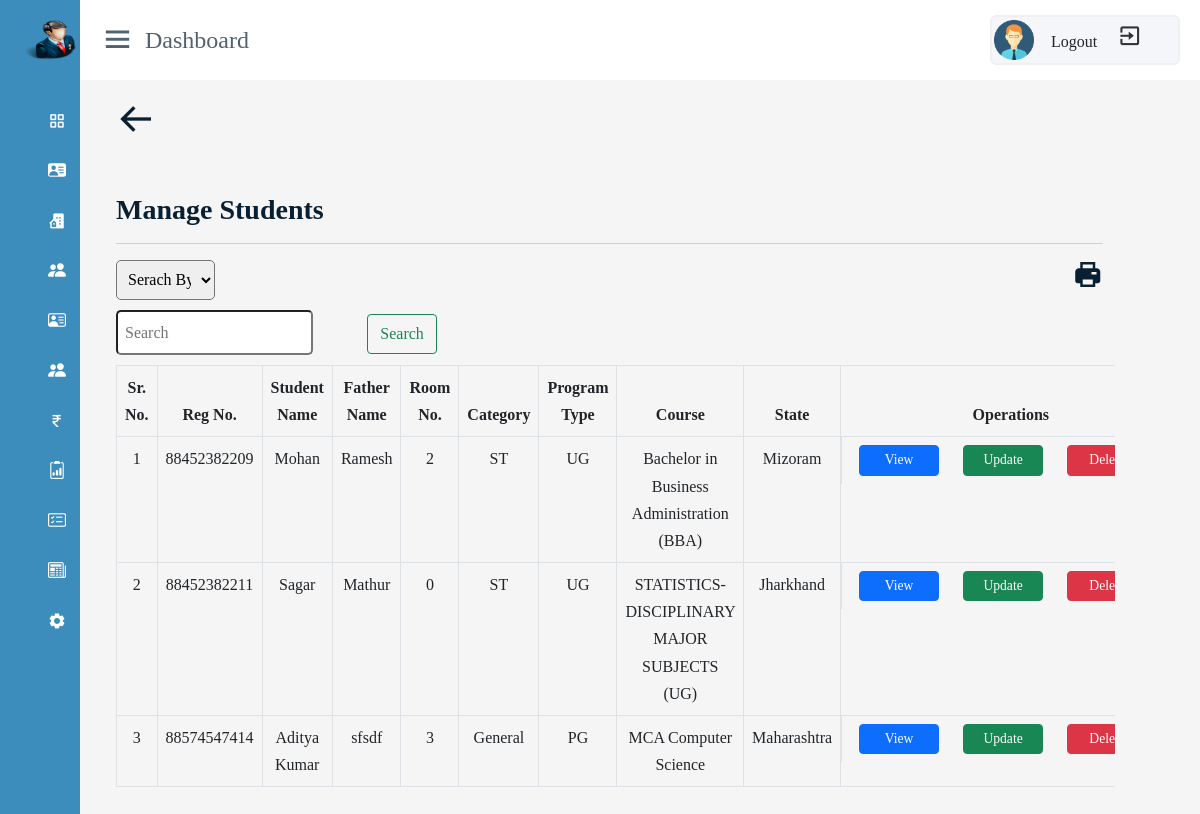
/admin/manage_student.php (signed in), run on the app's committed database.
### tables this page shows
CREATE TABLE `studentregistration` (
  `room_no` int(11) NOT NULL,
  `stay_from` date NOT NULL,
  `duration` varchar(225) NOT NULL,
  `std_img` varchar(400) NOT NULL,
  `program_type` varchar(225) NOT NULL,
  `course` varchar(225) NOT NULL,
  `semester` int(11) NOT NULL,
  `registration_no` varchar(225) NOT NULL,
  `name` varchar(225) NOT NULL,
  `fname` varchar(225) NOT NULL,
  `mname` varchar(225) NOT NULL,
  `dob` date NOT NULL,
  `category` varchar(225) NOT NULL,
  `religion` varchar(225) NOT NULL,
  `blood_group` varchar(225) NOT NULL,
  `physical_disable` varchar(10) NOT NULL,
  `contact_no` varchar(225) NOT NULL,
  `email_id` varchar(225) NOT NULL,
  `aadhar_no` varchar(20) NOT NULL,
  `emergency_no` varchar(225) NOT NULL,
  `guardian_name` varchar(225) NOT NULL,
  `guardian_relation` varchar(225) NOT NULL,
  `guardian_contact_no` varchar(225) NOT NULL,
  `address` varchar(225) NOT NULL,
  `city` varchar(225) NOT NULL,
  `state` varchar(225) NOT NULL,
  `pincode` varchar(225) NOT NULL,
  `distance` int(11) NOT NULL,
  `document` varchar(400) NOT NULL,
  `enrollment` varchar(225) NOT NULL DEFAULT 'Not Issued',
  `abc_id` varchar(255) NOT NULL DEFAULT 'Not Issued',
  `admission_no` varchar(255) NOT NULL DEFAULT 'Not Issued'
);

### admin/manage_student.php (the view, shortened to what this page needs)
<!DOCTYPE html>
<html lang="en">
<head>
    <link rel="stylesheet" href="./css/room_register.css">
</head>
<body>
<?php require('./includes/header.php')?>
<?php
if(@$_REQUEST['search']==null && @$_REQUEST['searchfield']==null )
{
    $search =null;
}
else
{
    $searchData = $_REQUEST['search'];
    $searchField = $_REQUEST['searchfield'];
     $search = " WHERE $searchField like '%$searchData%'";
}
?>
<div class="container-fluid">
    <div class="row">
        <div class="col-lg-11 col-12  p-0 ms-3 ">
    <div class="home-content align-items-center ">
    <a href="dashboard.php"><i class='bx bx-arrow-back' style="font-size:40px"></i></a>
    <h3 class="mt-5" style="font-family: Georgia, 'Times New Roman', Times, serif;">Manage Students</h3>
    <hr>
    <a href="../report-generate/printallstudentlist.php"><i class='bx bxs-printer print'></i></a>
    <form action="" method="post">
    <select name="searchfield" class="select1" required>
        <option value="">Serach By</option>
    </select>
    <div class="search-group">
    <input type="text" name="search" class="searchbar" placeholder="Search">
    <button id="button1" class="btn btn-outline-success shadow-none" type="submit">Search</button>
   </div>
</form>
    <?php
        include('includes/db_config.php');
        $query = "SELECT * FROM studentregistration".$search;
        $result = mysqli_query($con, $query);
        if (!$result)
        {
            die("connection failed" . mysqli_error($con));
        }
        else{
            if(!$result)
                {
                    die("connection failed".mysqli_error($conn));
                }
                else
                {
                    echo <<<HTML
                            <div class="row">
                                <div class="table-responsive">
                                    <table class="table table-bordered  table-hover">
                                        <thead>
                                            <tr>
                                                <th class="text-center">Sr. No.</th>
                                                <th class="text-center">Reg No.</th>
                                                <th class="text-center">Student Name</th>
                                                <th class="text-center">Father Name</th>
                                                <th class="text-center">Room No.</th>
                                                <th class="text-center">Category</th>
                                                <th class="text-center">Program Type</th>
                                                <th class="text-center">Course</th>
                                                <th class="text-center">State</th>
                                                <th class="text-center col-4 crud">Operations</th>
                                            </tr>
                                        </thead>
                                        <tbody>
                            HTML;
                            $sr=1;
                            while($row=mysqli_fetch_assoc($result))
                            {
                                ?>
                            <tr>
                                <td class="text-center" data-label="Sr. No."><?php echo $sr?></td>
                                <td class="text-center" data-label="Registration No."><?php echo $row['registration_no']?></td>
                                <td class="text-center" data-label="Name"><?php echo $row['name']?></td>
                                <td class="text-center" data-label="Father Name"><?php echo $row['fname']?></td>
                                <td class="text-center" data-label="Room No"><?php echo $row['room_no']?></td>
                                <td class="text-center" data-label="Category"><?php echo $row['category']?></td>
                                <td class="text-center" data-label="Program Type"><?php echo $row['program_type']?></td>
                                <td class="text-center" data-label="Course"><?php echo $row['course']?></td>
                                <td class="text-center" data-label="State"><?php echo $row['state']?></td>
                                <td class="text-center" data-label="Operations">
                                    <div class="d-flex flex-wrap justify-content-center gap-2">
                                        <a href="user_profile.php?id=<?php echo $row['registration_no']?>" class="btn btn-primary me-3 px-5">View</a>
                                        <a href="updatedetails.php?regno=<?php echo $row['registration_no']?> &roomno=<?php echo $row['room_no']?> &email=<?php echo $row['email_id']?>" class="btn btn-success me-3 px-5">Update</a>
                                        <a href="deletestudent.php?id=<?php echo $row['registration_no']?> &roomno=<?php echo $row['room_no']?> &email=<?php echo $row['email_id']?>" onclick='return checkdelete()' class="btn btn-danger me-3 px-5">Delete</a>
                                    </div>
                                 </td>
                             </tr>
                            <?php
                            $sr++;
                            }
                }
        }
echo '</tbody>';
echo '</table>';
echo '</div>';
echo '</div>';
?>
<?php require('./includes/footer.php')?>
</body>
</html>

### admin/css/room_register.css (style rules this page uses)
* { padding: 0; margin: 0; box-sizing: border-box; }
body { background-color:white; }
.home-content { padding: 100px 20px 20px 20px; }

### admin/css/adminpanel.css (style rules this page uses)
* { margin:0; padding:0; box-sizing: border-box; font-family: 'Poppins',sans-serif; }
body { min-height: 100vh; width: 100%; }
.home-section .home-content { padding-top: 100px; }

### css/styel.css (style rules this page uses)
body { font-family: "Barlow",sans-serif; line-height: 1.7; color:#516171; }
h1,h2,h3,h4,h5,h6 { font-weight: 700 !important; color: #092032; }
a { color: #092032; text-decoration: none; transition: all 0.4s ease; font-weight: 800; }

### css/footer.css (style rules this page uses)
* { text-decoration: none; font-family: poppins; box-sizing: border-box; }
body { margin:0; background-image:linear-gradient(to bottom,white,white); }

### admin/manage_student.php (style rules this page uses)
@media (max-width: 1500px) { td[data-label="Operations"] { display: flex !important; flex-direction: row; justify-content: center; gap: 0.5rem; flex-wrap: wrap; text-align: center; padding: 0.5rem !important; min-width: 340px !important; } }
@media (max-width: 1500px) { td[data-label="Operations"] a { flex: 1 1 auto; min-width: 80px !important; font-size: 0.85rem; padding: 0.25rem 0.5rem !important; } }
.select1 { width: 10%; padding: 7px; position: relative; border-radius: 5px; height: 40px; margin-bottom: 20px; }
.searchbar { width: 20%; padding: 7px; position: relative; bottom: 10px; border-radius: 5px; text-decoration: none; outline: none; }
#button1 { position:relative; left: 50px; height: 40px; bottom: 10px; }
.print { font-size: 30px; margin-bottom: 20px; float: right; }

### data on the page
studentregistration: registration_no "88452382209", name "Mohan", fname "Ramesh", room_no "2", category "ST", program_type "UG", course "Bachelor in Business Administration (BBA)", state "Mizoram"
studentregistration: registration_no "88452382211", name "Sagar", fname "Mathur", room_no "0", category "ST", program_type "UG", course "STATISTICS-DISCIPLINARY MAJOR SUBJECTS (UG)", state "Jharkhand"
studentregistration: registration_no "88574547414", name "Aditya Kumar", fname "sfsdf", room_no "3", category "General", program_type "PG", course "MCA Computer Science", state "Maharashtra"
